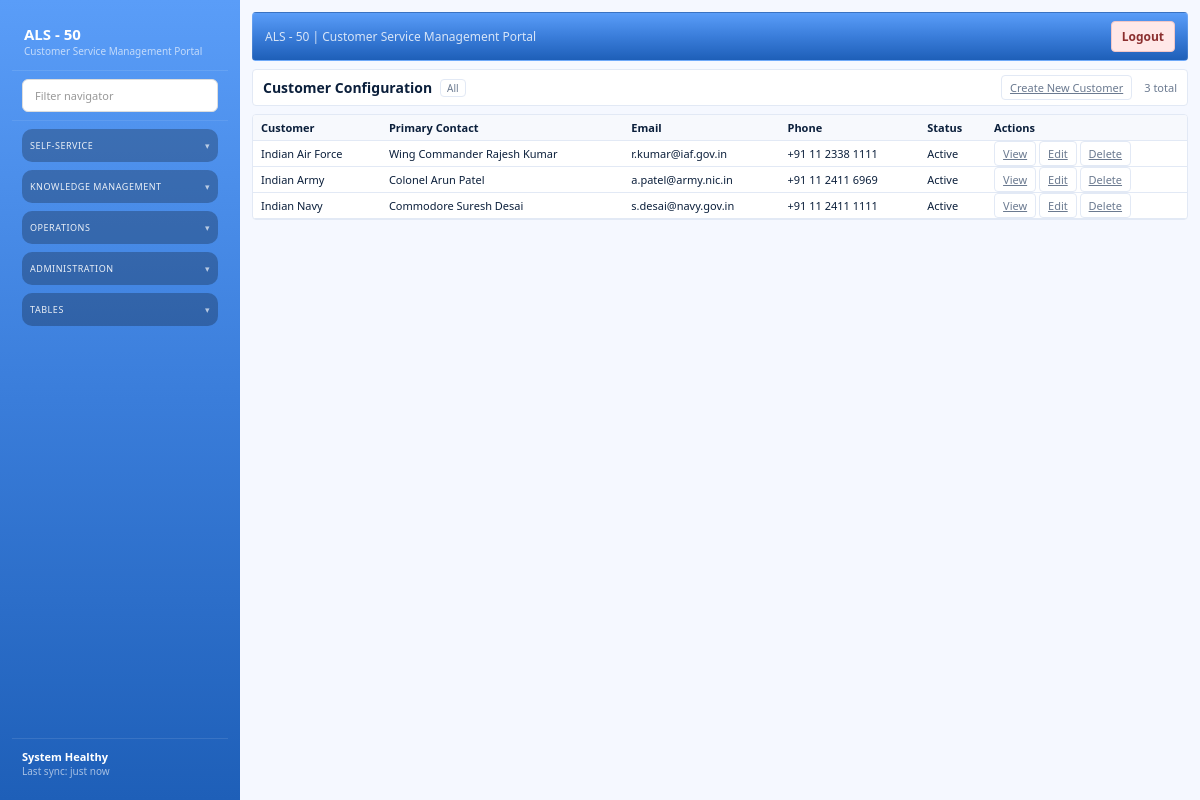
The page /admin/customers on the database its author committed.
### models/entities.py (models this page shows)
class Customer(Base):
    __tablename__ = "customers"
    id = Column(Integer, primary_key=True, index=True)
    name = Column(String(200), nullable=False)
    data = Column(JSON, default=dict)
    created_at = Column(DateTime(timezone=True), server_default=func.now(), nullable=False)

### routers/admin.py (the view)
@router.get("/admin/customers")
def customer_list_page(request: Request, db: Session = Depends(get_db)):
    page = int(request.query_params.get("page", 1))
    db_customers = db.query(Customer).order_by(Customer.id).all()
    all_customers = [
        {
            "id": customer.id,
            **(customer.data or {}),
        }
        for customer in db_customers
    ]
    pagination = paginate(all_customers, page=page, per_page=50)
    context = build_template_context(request, customers=pagination["items"], pagination=pagination)
    return templates.TemplateResponse(request, "customers_list.html", context)

### templates/customers_list.html (shortened to what this page needs)
{% extends "base.html" %}
{% block content %}
<section class="list-shell">
  <div class="list-bar">
    <div class="list-title">
      <h1>Customer Configuration</h1>
      <span class="pill">All</span>
    </div>
    <div class="list-controls">
      <div class="list-actions">
        <a class="ghost small" href="/admin/customers/new">Create New Customer</a>
      </div>
      <span class="list-meta">{{ pagination.total }} total</span>
    </div>
  </div>
  <div class="list-card">
    <table class="table dense">
      <thead>
        <tr>
          <th>Customer</th>
          <th>Primary Contact</th>
          <th>Email</th>
          <th>Phone</th>
          <th>Status</th>
          <th>Actions</th>
        </tr>
      </thead>
      <tbody>
        {% for customer in customers %}
        {% set contacts = customer.get('contacts', []) %}
        {% set primary = contacts[0] if contacts else {} %}
        <tr>
          <td>{{ customer.name }}</td>
          <td>{{ primary.get('name', '') }}</td>
          <td>{{ primary.get('email', '') }}</td>
          <td>{{ primary.get('phone', '') }}</td>
          <td>{{ customer.get('status', 'Active') }}</td>
          <td>
            <a class="ghost small" href="/admin/customers/{{ customer.id }}">View</a>
            <a class="ghost small" href="/admin/customers/{{ customer.id }}/edit">Edit</a>
            <a class="ghost small" href="/admin/customers/{{ customer.id }}/delete">Delete</a>
          </td>
        </tr>
        {% endfor %}
      </tbody>
    </table>
  </div>
</section>
{% endblock %}

### static/css/styles.css (style rules this page uses)
:root { --si-bg: #f5f8ff; --si-panel: #ffffff; --si-surface: #f6f9ff; --si-sidebar: #0f2e63; --si-sidebar-accent: #113a7a; --si-primary: #2b74d6; --si-primary-2: #1c59b3; --si-secondary: #0f172a; --si-text: #0b1f3b; --si-muted: #6b7a90; --si-card: #ffffff; --si-border: #e2e9f5; --si-shadow: 0 12px 28px rgba(15, 40, 90, 0.08); --si-shadow-soft: 0 6px 16px rgba(15, 40, 90, 0.06); }
* { box-sizing: border-box; }
body.si-app { background: var(--si-bg); font-family: "IBM Plex Sans", "Segoe UI", sans-serif; color: var(--si-text); margin: 0; font-size: 13px; }
.list-shell { display: grid; gap: 8px; }
.list-bar, .list-footer { background: #ffffff; border: 1px solid var(--si-border); border-radius: 4px; padding: 5px 10px; display: flex; align-items: center; justify-content: space-between; font-size: 12px; }
.list-title { display: flex; align-items: center; gap: 8px; flex-wrap: wrap; }
.list-title h1 { margin: 0; font-size: 14px; }
.pill { background: transparent; border: 1px solid var(--si-border); color: var(--si-muted); padding: 1px 6px; border-radius: 4px; font-size: 10px; }
.list-controls { display: flex; align-items: center; gap: 12px; }
.list-actions { display: flex; gap: 6px; }
.list-card { background: #ffffff; border: 1px solid var(--si-border); border-radius: 4px; box-shadow: none; overflow: hidden; }
.list-meta { color: var(--si-muted); font-size: 11px; }
.table { width: 100%; border-collapse: collapse; }
.table th, .table td { text-align: left; padding: 5px 8px; border-bottom: 1px solid var(--si-border); font-size: 11px; }
.table th { background: #f7f9fd; font-weight: 600; }
.ghost, .small { border-radius: 4px; border: 1px solid var(--si-border); padding: 4px 8px; background: #ffffff; color: var(--si-muted); cursor: pointer; font-size: 11px; }

### rows shown on the page
Customer: name "Indian Air Force", get "Wing Commander Rajesh Kumar", get "r.kumar@iaf.gov.in", get "+91 11 2338 1111", get "Active"
Customer: name "Indian Army", get "Colonel Arun Patel", get "a.patel@army.nic.in", get "+91 11 2411 6969", get "Active"
Customer: name "Indian Navy", get "Commodore Suresh Desai", get "s.desai@navy.gov.in", get "+91 11 2411 1111", get "Active"

### other values the page prints
{{ pagination.total }} "3"
